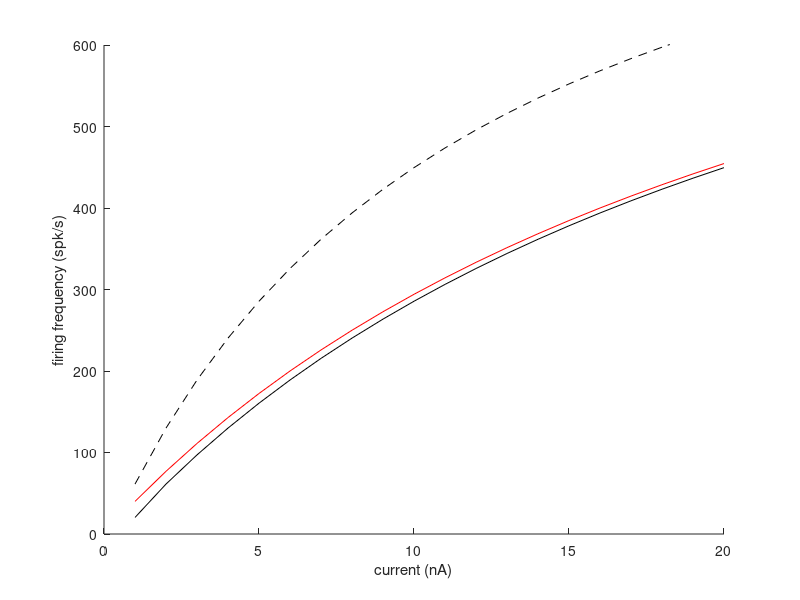

This figure's MATLAB source:
%
%  Gabbiani & Cox, Mathematics for Neuroscientists, 2nd ed
%

function fi_curves
%plot the theoretical fI curve of the LIF
[fr, i_inj] = lif_fr(1,1,20,0);

h_f1 = figure; 
h_a1 = axes;
line('Parent',h_a1,'XData',i_inj,'YData',fr);

%perfect integrator
rin = 20; % in MOhms
tau = 30; % in msec
tref = 1; % in msec
vth = 16; % in mV

%tref = 0;
fr_int = 1./(tref + vth*tau./(i_inj*rin));%in spk/ms
fr_int = 1000*fr_int; %in spk/s

line('Parent',h_a1,'XData',i_inj,'YData',fr_int,'Color','r');

%LIF with reset voltage set at 8 mV
[fr_res, i_inj] = lif_fr(1,1,20,8);
line('Parent',h_a1,'XData',i_inj,'YData',fr_res,'LineStyle','--');

set(gca,'YLim',[0 600]);
xlabel('current (nA)');
ylabel('firing frequency (spk/s)');

%print(h_f1,'-depsc','fi_lif.eps');

function [fr,i_inj] = lif_fr (i_min, i_step, i_max,vreset)
%
% [fr,i_inj] = lif_fr(i_min, i_step, i_max)
%
%lif_fr returns the f(i_inj) curve within the parameter range of currents.
%If the minimum current is negative, returns a sensible range of ...
%current values


%Biophysical parameters of the LIF model
rin = 20; % in MOhms
tau = 30; % in msec
tref = 1; % in msec
vth = 16; % in mV
%vreset = 0;

%Compute minimum current needed to get spikes (nA)
i_rheo = vth/rin; 

%Saturation current needed to get within 5% firing rate
%of the maximal firing rate set by the refractory period
i_sat = vth/(rin*(1-exp(-(0.05/(1-0.05))*(tref/tau))));

if ( i_min < 0 )
    %display rheobase and saturation current
    rheo_str = sprintf('Rheobase current: %f',i_rheo);
    disp(rheo_str);
    sat_str = sprintf('Saturation current: %f',i_sat);
    disp(sat_str);
    fr = [];
    i_inj = [];
    return;
end;

%A couple of obvious checks
if ( i_min <= i_rheo )
    warn_str1 = sprintf('warning i_min = %f smaller than rheobase: %f',...
	i_min,i_rheo);
    warn_str2 = sprintf('setting i_min to rheobase');
    i_min = i_rheo + i_step;
end;
  
if ( i_min > i_max )
    disp('fatal error: i_min larger than i_max')
    return;
end;


i_inj = i_min:i_step:i_max;
fr = 1./(tref - tau*log(1 - (vth-vreset)./(rin*i_inj))); %in kspk/sec

fr = 1000*fr; %in spk/sec
